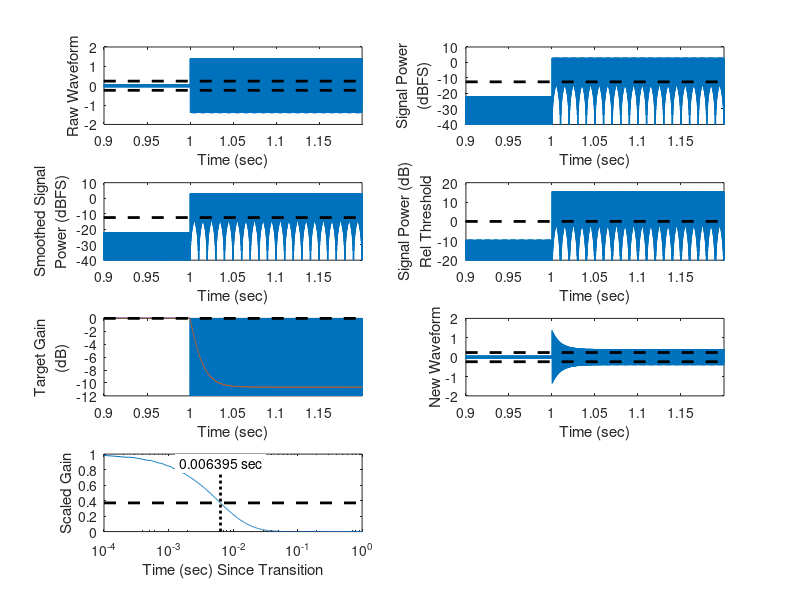

This chart was generated by the following MATLAB code:

%https://www.ncbi.nlm.nih.gov/pmc/articles/PMC4172289/


fs_Hz = 44100;      %sample rate
comp_ratio = 5;     %compression ratio.  "5" means 5:1
attack_sec = 0.005;  %doesn't end up being exact.  Error is dependent upon compression ratio
release_sec = 0.1;  %doesn't end up being exact.  Error is dependent upon compression ratio
%thresh_dBFS = -10;  %threshold for compression to start
thresh_dBFS = -10/(1-1/comp_ratio);

%generate test signal
t_sec = ([1:4*fs_Hz]-1)/fs_Hz;
freq_Hz = 2000;  %frequency of my test signal
wav = sqrt(2)*sin(2*pi*freq_Hz*t_sec);  %rms of 1.0 (aka 0 dB)

%make step change in amplitude
flag_isAttackTest = 1;  %do an attack or a release test?
if (flag_isAttackTest)
    levels_dBFS = [-25 0];%two amplitude levels
else
    levels_dBFS = [0 -25];  %two amplitude levels
end
t_bound_sec = 1;        %time of transition
I=find(t_sec < t_bound_sec);
wav(I) = sqrt(10.^(0.1*levels_dBFS(1)))*wav(I);
I=find(t_sec >= t_bound_sec);
wav(I) = sqrt(10.^(0.1*levels_dBFS(2)))*wav(I);

%% process the signal

%get signal power
wav_pow = wav.^2;

if (0)
    %extract the smoothed signal envlope
    env_time_const = 1e-3;
    b = 1-exp(-1/(env_time_const*fs_Hz));
    a = [1 -exp(-1/(env_time_const*fs_Hz))];
    new_wav_pow = filter(b,a,wav_pow);
else
    new_wav_pow = wav_pow;
end

%get power relative to threshold
thresh_pow_FS = 10.^(0.1*thresh_dBFS);
%wav_pow_rel_thresh = wav_pow ./ thresh_pow_FS;
wav_pow_rel_thresh = new_wav_pow ./ thresh_pow_FS;

%compute gain
switch 1
    case 1
        %use pow and log on wav.^2...plus sqrt(gain)
        gain_pow = ones(size(wav_pow_rel_thresh));
        I=find(wav_pow_rel_thresh > 1.0);
        gain_pow(I) = 10.^((1/comp_ratio - 1)*log10(wav_pow_rel_thresh(I)));
        gain = sqrt(gain_pow);
    case 2
        %use pow on abs(wav)...now sqrt(gain) needed!
        gain = ones(size(wav));
        abs_wav = abs(wav);
        thresh_FS = sqrt(thresh_pow_FS);
        I=find(abs_wav > thresh_FS);
        gain(I) = (thresh_FS.^(1-1/comp_ratio))./(abs_wav(I).^(1-1/comp_ratio));
        gain_pow = gain.^2;  %only needed for plotting
    case 3
        %use pow on wav.^2...plus sqrt(gain)
        gain_pow = ones(size(wav_pow));
        I=find(wav_pow > thresh_pow_FS);
        gain_pow(I) = (thresh_pow_FS.^(1-1/comp_ratio))./(wav_pow(I).^(1-1/comp_ratio));
        gain = sqrt(gain_pow);
end

%smooth gain via attack and release
attack_const = exp(-1/(attack_sec*fs_Hz));
release_const = exp(-1/(release_sec*fs_Hz));
if (1)
    %power space
    new_gain_pow = gain_pow;
    for I=2:length(gain)
        if (gain_pow(I) < new_gain_pow(I-1))
            %attack
            new_gain_pow(I) = new_gain_pow(I-1)*attack_const + gain_pow(I)*(1-attack_const);
        else
            %release
            new_gain_pow(I) = new_gain_pow(I-1)*release_const + gain_pow(I)*(1-release_const);
        end
    end
    %new_gain_pow = new_gain.^2;
    new_gain = sqrt(new_gain_pow);
else
    %linear space
    new_gain = gain;
    for I=2:length(gain)
        if (gain(I) < new_gain(I-1))
            %attack
            new_gain(I) = new_gain(I-1)*attack_const + gain(I)*(1-attack_const);
        else
            %release
            new_gain(I) = new_gain(I-1)*release_const + gain(I)*(1-release_const);
        end
    end
    new_gain_pow = new_gain.^2;
end

%rename
raw_gain_pow = gain_pow;
gain_pow = new_gain_pow;

new_wav = wav.*sqrt(gain_pow);

%% plots
figure;try;setFigureTallestWide;catch;end
ax=[];

subplot(4,2,1);
plot(t_sec,wav);
xlabel('Time (sec)');
ylabel('Raw Waveform');
ylim([-2 2]);
hold on; 
plot(xlim,sqrt(10.^(0.1*thresh_dBFS))*[1 1],'k--','linewidth',2);
plot(xlim,-sqrt(10.^(0.1*thresh_dBFS))*[1 1],'k--','linewidth',2);
hold off
ax(end+1)=gca;

subplot(4,2,2);
plot(t_sec,10*log10(wav_pow));
xlabel('Time (sec)');
ylabel({'Signal Power';'(dBFS)'});
ylim([-40 10]);
hold on; 
plot(xlim,thresh_dBFS*[1 1],'k--','linewidth',2);
hold off
ax(end+1)=gca;

subplot(4,2,3);
plot(t_sec,10*log10(new_wav_pow));
xlabel('Time (sec)');
ylabel({'Smoothed Signal';'Power (dBFS)'});
ylim([-40 10]);
hold on; 
plot(xlim,thresh_dBFS*[1 1],'k--','linewidth',2);
hold off
ax(end+1)=gca;


subplot(4,2,4);
plot(t_sec,10*log10(wav_pow_rel_thresh));
xlabel('Time (sec)');
ylabel({'Signal Power (dB)';'Rel Threshold'});
ylim([-20 20]);
hold on; 
plot(xlim,[0 0],'k--','linewidth',2);
hold off
ax(end+1)=gca;

subplot(4,2,5);
plot(t_sec,10*log10([raw_gain_pow(:) gain_pow(:)]));
xlabel('Time (sec)');
ylabel({'Target Gain';'(dB)'});
ylim([-12 0]);
hold on; 
plot(xlim,[0 0],'k--','linewidth',2);
hold off
ax(end+1)=gca;

subplot(4,2,6);
plot(t_sec,new_wav);
xlabel('Time (sec)');
ylabel('New Waveform');
ylim([-2 2]);
hold on; 
plot(xlim,sqrt(10.^(0.1*thresh_dBFS))*[1 1],'k--','linewidth',2);
plot(xlim,-sqrt(10.^(0.1*thresh_dBFS))*[1 1],'k--','linewidth',2);
hold off
ax(end+1)=gca;




% subplot(3,2,5);
% plot(t_sec,10*log10(new_gain_pow));
% xlabel('Time (sec)');
% ylabel('Smoothed Gain (dB)');
% ylim([-10 0]);
% hold on; 
% plot(xlim,[0 0],'k--','linewidth',2);
% hold off

linkaxes(ax,'x');
xlim([0.9 1.2]);

subplot(4,2,7)
dt_sec = t_sec-t_bound_sec;
end_gain = mean(gain_pow(end+[-fs_Hz/4:0]));
start_gain = mean(gain_pow(fs_Hz/4:fs_Hz/2));
if (flag_isAttackTest)
    scaled_gain = (gain_pow-end_gain)/(start_gain-end_gain);
else
    scaled_gain = (gain_pow-start_gain)/(end_gain-start_gain);
end
semilogx(dt_sec,scaled_gain);
xlabel('Time (sec) Since Transition');
ylabel({'Scaled Gain'});
%x(end+1)=gca;
xlim([1e-4 1]);
ylim([0 1]);

if (flag_isAttackTest)
    time_const_val = 1-0.63;
    hold on;plot(xlim,time_const_val*[1 1],'k--','linewidth',2);hold off
    I=find(scaled_gain > time_const_val);I=I(end)+1;

    hold on;plot(dt_sec(I)*[1 1],ylim,'k:','linewidth',2);hold off;
    yl=ylim;
    text(dt_sec(I),yl(2)-0.05*diff(yl),[num2str(dt_sec(I),4) ' sec'], ...
        'horizontalAlignment','center','verticalAlignment','top',...
        'backgroundcolor','white');
else
    time_const_val = 0.63;
    hold on;plot(xlim,time_const_val*[1 1],'k--','linewidth',2);hold off
    I=find(scaled_gain < time_const_val);I=I(end)+1;
 
    hold on;plot(dt_sec(I)*[1 1],ylim,'k:','linewidth',2);hold off;
    yl=ylim;
    text(dt_sec(I),yl(1)+0.05*diff(yl),[num2str(dt_sec(I),4) ' sec'], ...
        'horizontalAlignment','center','verticalAlignment','bottom',...
        'backgroundcolor','white');
end
   

% 
% subplot(4,2,8);
% dt_sec = t_sec-t_bound_sec;
% gain_rel_final_dB = 10*log10(gain_pow/gain_pow(end));
% semilogx(dt_sec,gain_rel_final_dB)
% xlabel('Time (sec) Since Transition');
% ylabel({'Gain (dB) Re:';'Final Gain (dB)'});
% xlim([1e-4 1]);
% if (flag_isAttackTest)
%     ylim([-1 10]);
%     time_const_val = 2;
%     hold on;plot(xlim,time_const_val*[1 1],'k--','linewidth',2);hold off
%     I=find(gain_rel_final_dB > time_const_val);I=I(end)+1;
% 
%     hold on;plot(dt_sec(I)*[1 1],ylim,'k:','linewidth',2);hold off;
%     yl=ylim;
%     text(dt_sec(I),yl(2)-0.05*diff(yl),[num2str(dt_sec(I),4) ' sec'], ...
%         'horizontalAlignment','center','verticalAlignment','top',...
%         'backgroundcolor','white');
% else
%     ylim([-10 1]);
%     time_const_val = -2;
%     hold on;plot(xlim,time_const_val*[1 1],'k--','linewidth',2);hold off
%     I=find(gain_rel_final_dB < time_const_val);I=I(end)+1;
%  
%     hold on;plot(dt_sec(I)*[1 1],ylim,'k:','linewidth',2);hold off;
%     yl=ylim;
%     text(dt_sec(I),yl(1)+0.05*diff(yl),[num2str(dt_sec(I),4) ' sec'], ...
%         'horizontalAlignment','center','verticalAlignment','bottom',...
%         'backgroundcolor','white');
% end
   



